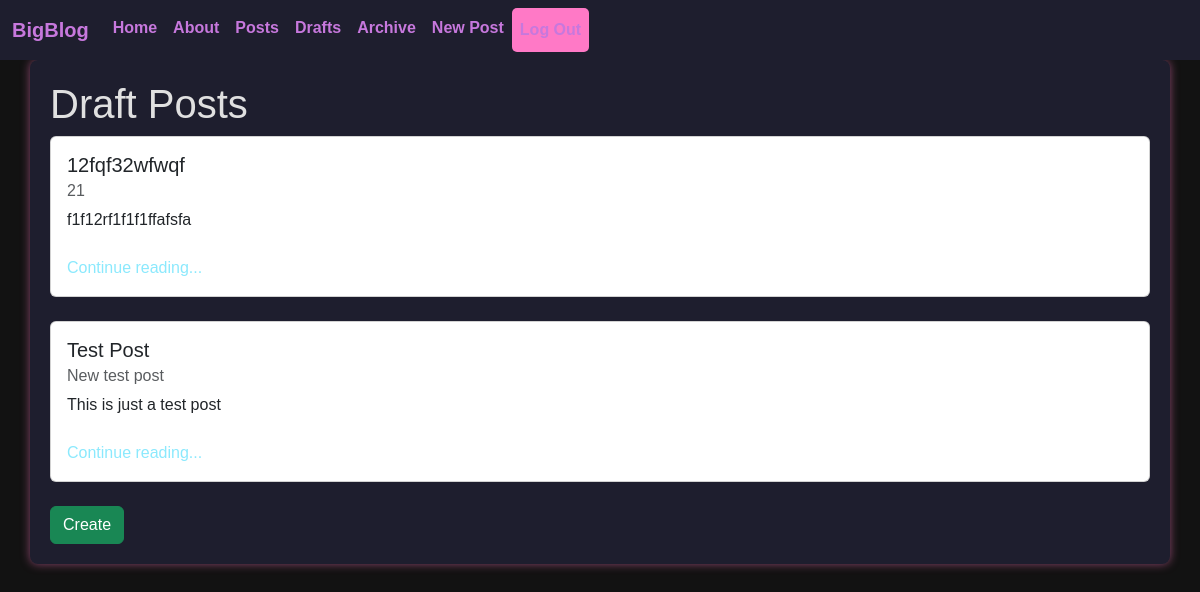
Page /posts/draft/ (signed in) on the committed database.
### posts/models.py (models this page shows, shortened)
class Status(models.Model):
    name = models.CharField(max_length=128)
    description = models.CharField(max_length=256)

class Post(models.Model):
    title = models.CharField(max_length=128)
    subtitle = models.CharField(max_length=256)
    body = models.TextField()
    author = models.ForeignKey(
        get_user_model(),
        on_delete=models.CASCADE
    )
    status = models.ForeignKey(
        Status,
        on_delete=models.CASCADE
    )
    created_on = models.DateTimeField(auto_now_add=True)

### posts/views.py (the view)
# urls.py: path("draft/", views.DraftPostListView.as_view(), name="draft"),
class DraftPostListView(LoginRequiredMixin, ListView):
    template_name = "posts/list.html"
    model = Post
    def get_context_data(self, **kwargs):
        context = super().get_context_data(**kwargs)
        draft = Status.objects.get(name="draft")
        context["title"] = "Draft"
        context["post_list"] = (
            Post.objects
            .filter(status=draft, author=self.request.user)
            .order_by("created_on").reverse()
        )
        return context

### templates/posts/list.html (shortened to what this page needs)
{% extends 'base.html' %}
{% block content %}
<h1>{{ title }} Posts</h1>
{% for post in post_list %}
<div class="card">
    <div class="card-body">
        <h5 class="card-title">{{ post.title }}</h5>
        <h6 class="card-subtitle mb-2 text-body-secondary">{{ post.subtitle }}</h6>
        <p class="card-text">{{ post.body|truncatechars:128 }}
            <br />
            <br />
      <a href="{% url 'detail' post.id %}" class="card-link">Continue reading...</a>
    </div>
</div>
<br />
{% endfor %}
<a href="{% url 'create' %}" class="btn btn-success">Create</a>
{% endblock content %}

### static/css/base.css (style rules this page uses)
body { background-color: #121212; color: #e0e0e0; font-family: Arial, sans-serif; }
a { color: #8be9fd; text-decoration: none; }

### rows in the picture
Status: name "Draft"
Post: title "12fqf32wfwqf", subtitle "21", body "f1f12rf1f1f1ffafsfa"
Post: title "Test Post", subtitle "New test post", body "This is just a test post"
